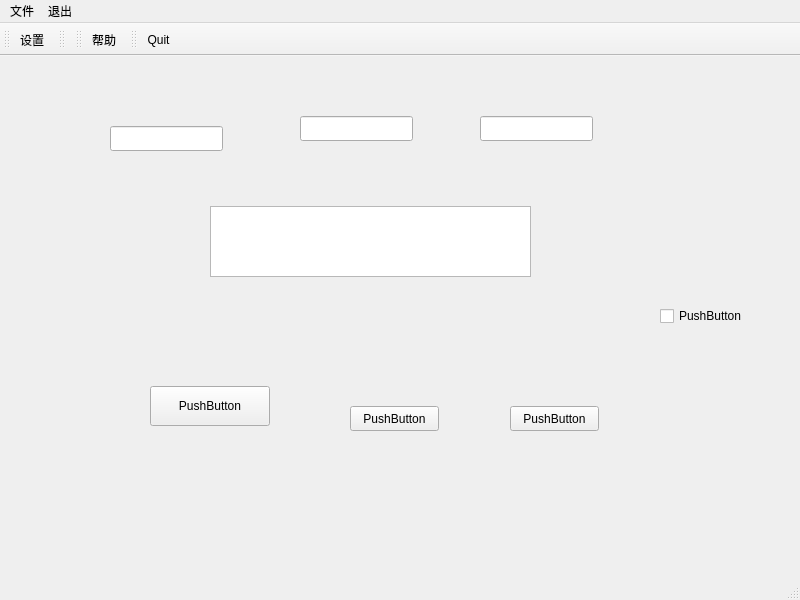
<?xml version="1.0" encoding="UTF-8"?>
<ui version="4.0">
 <class>MainWindow</class>
 <widget class="QMainWindow" name="MainWindow">
  <property name="geometry">
   <rect>
    <x>0</x>
    <y>0</y>
    <width>800</width>
    <height>600</height>
   </rect>
  </property>
  <property name="windowTitle">
   <string>pyqttest</string>
  </property>
  <property name="iconSize">
   <size>
    <width>30</width>
    <height>30</height>
   </size>
  </property>
  <widget class="QWidget" name="centralwidget">
   <widget class="QPushButton" name="pushButton_1">
    <property name="geometry">
     <rect>
      <x>150</x>
      <y>330</y>
      <width>120</width>
      <height>40</height>
     </rect>
    </property>
    <property name="text">
     <string>PushButton</string>
    </property>
   </widget>
   <widget class="QTextEdit" name="textEdit">
    <property name="geometry">
     <rect>
      <x>210</x>
      <y>150</y>
      <width>321</width>
      <height>71</height>
     </rect>
    </property>
   </widget>
   <widget class="QLineEdit" name="lineEdit_1">
    <property name="geometry">
     <rect>
      <x>110</x>
      <y>70</y>
      <width>113</width>
      <height>25</height>
     </rect>
    </property>
   </widget>
   <widget class="QLineEdit" name="lineEdit_2">
    <property name="geometry">
     <rect>
      <x>300</x>
      <y>60</y>
      <width>113</width>
      <height>25</height>
     </rect>
    </property>
   </widget>
   <widget class="QLineEdit" name="lineEdit_3">
    <property name="geometry">
     <rect>
      <x>480</x>
      <y>60</y>
      <width>113</width>
      <height>25</height>
     </rect>
    </property>
   </widget>
   <widget class="QPushButton" name="pushButton_2">
    <property name="geometry">
     <rect>
      <x>350</x>
      <y>350</y>
      <width>89</width>
      <height>25</height>
     </rect>
    </property>
    <property name="text">
     <string>PushButton</string>
    </property>
   </widget>
   <widget class="QPushButton" name="pushButton_3">
    <property name="geometry">
     <rect>
      <x>510</x>
      <y>350</y>
      <width>89</width>
      <height>25</height>
     </rect>
    </property>
    <property name="text">
     <string>PushButton</string>
    </property>
   </widget>
   <widget class="QCheckBox" name="checkBox">
    <property name="geometry">
     <rect>
      <x>660</x>
      <y>210</y>
      <width>100</width>
      <height>100</height>
     </rect>
    </property>
    <property name="text">
     <string>PushButton</string>
    </property>
   </widget>
  </widget>
  <widget class="QMenuBar" name="menubar">
   <property name="geometry">
    <rect>
     <x>0</x>
     <y>0</y>
     <width>800</width>
     <height>28</height>
    </rect>
   </property>
   <widget class="QMenu" name="menufile">
    <property name="title">
     <string>文件</string>
    </property>
    <addaction name="actionOpen"/>
    <addaction name="actionSave"/>
    <addaction name="actionClose"/>
   </widget>
   <widget class="QMenu" name="menu">
    <property name="title">
     <string>退出</string>
    </property>
    <addaction name="actionQuit"/>
   </widget>
   <addaction name="menufile"/>
   <addaction name="menu"/>
  </widget>
  <widget class="QStatusBar" name="statusbar"/>
  <widget class="QToolBar" name="toolBar">
   <property name="windowTitle">
    <string>toolBar</string>
   </property>
   <attribute name="toolBarArea">
    <enum>TopToolBarArea</enum>
   </attribute>
   <attribute name="toolBarBreak">
    <bool>false</bool>
   </attribute>
   <addaction name="actionSetup"/>
  </widget>
  <widget class="QToolBar" name="toolBar_2">
   <property name="windowTitle">
    <string>toolBar_2</string>
   </property>
   <attribute name="toolBarArea">
    <enum>TopToolBarArea</enum>
   </attribute>
   <attribute name="toolBarBreak">
    <bool>false</bool>
   </attribute>
  </widget>
  <widget class="QToolBar" name="toolBar_3">
   <property name="windowTitle">
    <string>toolBar_3</string>
   </property>
   <attribute name="toolBarArea">
    <enum>TopToolBarArea</enum>
   </attribute>
   <attribute name="toolBarBreak">
    <bool>false</bool>
   </attribute>
   <addaction name="actionHelp"/>
  </widget>
  <widget class="QToolBar" name="toolBar_4">
   <property name="windowTitle">
    <string>toolBar_4</string>
   </property>
   <attribute name="toolBarArea">
    <enum>TopToolBarArea</enum>
   </attribute>
   <attribute name="toolBarBreak">
    <bool>false</bool>
   </attribute>
   <addaction name="actionQuit"/>
  </widget>
  <action name="actionOpen">
   <property name="text">
    <string>打开</string>
   </property>
  </action>
  <action name="actionSave">
   <property name="text">
    <string>保存</string>
   </property>
  </action>
  <action name="actionClose">
   <property name="text">
    <string>关闭</string>
   </property>
  </action>
  <action name="actionQuit">
   <property name="text">
    <string>Quit</string>
   </property>
  </action>
  <action name="actionSetup">
   <property name="text">
    <string>设置</string>
   </property>
  </action>
  <action name="actionHelp">
   <property name="text">
    <string>帮助</string>
   </property>
  </action>
 </widget>
 <resources/>
 <connections>
  <connection>
   <sender>actionQuit</sender>
   <signal>triggered()</signal>
   <receiver>MainWindow</receiver>
   <slot>close()</slot>
   <hints>
    <hint type="sourcelabel">
     <x>-1</x>
     <y>-1</y>
    </hint>
    <hint type="destinationlabel">
     <x>399</x>
     <y>299</y>
    </hint>
   </hints>
  </connection>
  <connection>
   <sender>pushButton_1</sender>
   <signal>clicked()</signal>
   <receiver>lineEdit_1</receiver>
   <slot>clear()</slot>
   <hints>
    <hint type="sourcelabel">
     <x>194</x>
     <y>416</y>
    </hint>
    <hint type="destinationlabel">
     <x>164</x>
     <y>156</y>
    </hint>
   </hints>
  </connection>
  <connection>
   <sender>pushButton_2</sender>
   <signal>clicked()</signal>
   <receiver>MainWindow</receiver>
   <slot>click_pushButton_2()</slot>
   <hints>
    <hint type="sourcelabel">
     <x>408</x>
     <y>428</y>
    </hint>
    <hint type="destinationlabel">
     <x>870</x>
     <y>323</y>
    </hint>
   </hints>
  </connection>
  <connection>
   <sender>checkBox</sender>
   <signal>clicked(bool)</signal>
   <receiver>checkBox</receiver>
   <slot>setChecked(bool)</slot>
   <hints>
    <hint type="sourcelabel">
     <x>685</x>
     <y>346</y>
    </hint>
    <hint type="destinationlabel">
     <x>713</x>
     <y>364</y>
    </hint>
   </hints>
  </connection>
 </connections>
 <slots>
  <slot>click_pushButton_2()</slot>
 </slots>
</ui>
